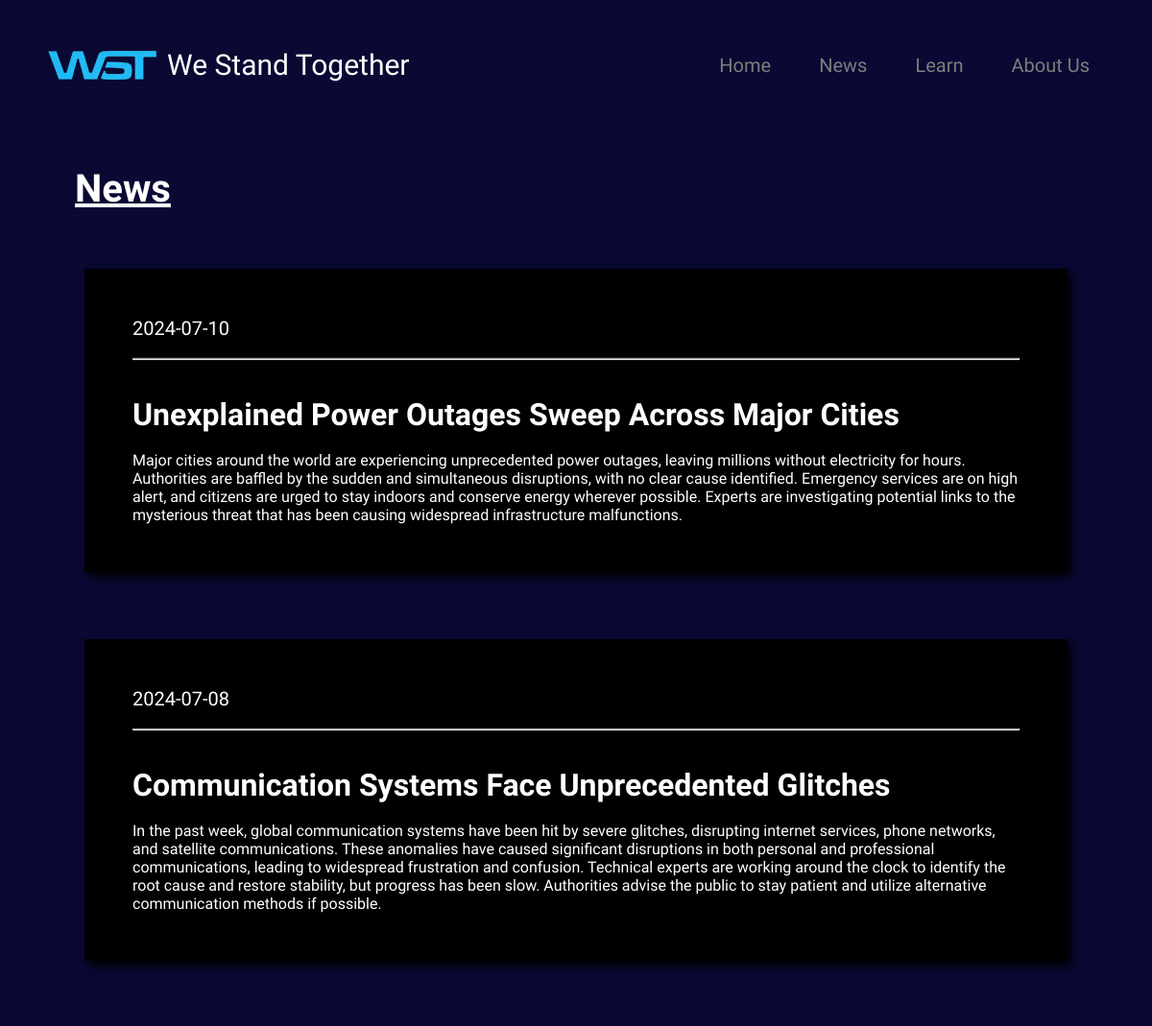
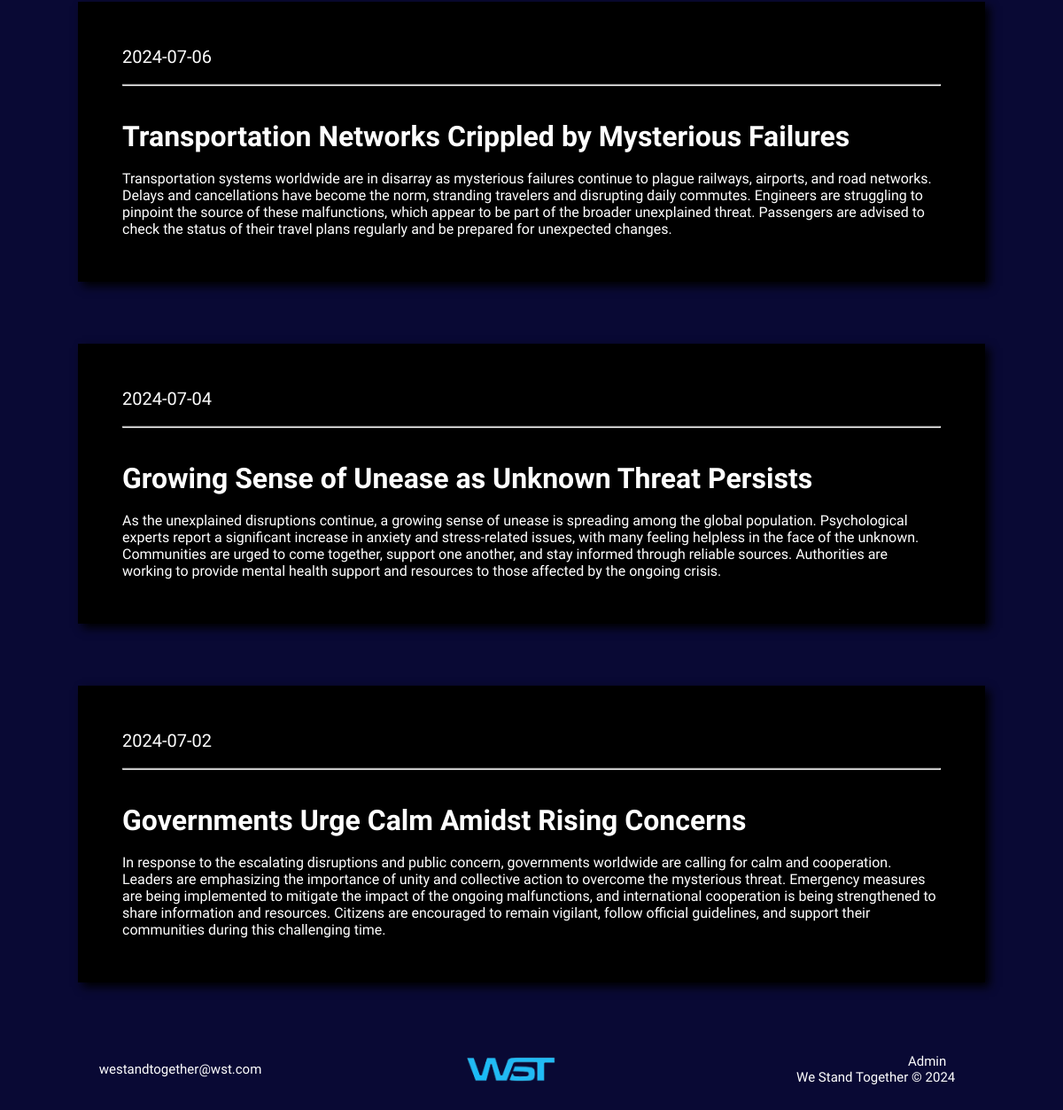
Page /news/ on the committed database (2 pictures, top to bottom).
### app.py (models this page shows, shortened)
class articles(database.Model, UserMixin):
    _id = database.Column("id", database.Integer, primary_key= True)
    date = database.Column(database.String(100), nullable = False)
    title = database.Column(database.String(100), nullable = False, unique = True)
    content = database.Column(database.String(1000), nullable = False)

### app.py (the view)
@app.route("/news/")
def news():
    value = articles.query.all()
    value_desc = []
    for i in range (len(value)-1, -1, -1):
        value_desc.append(value[i])
    return render_template("news.html", value = value_desc)

### templates/news.html (shortened to what this page needs)
{% extends "base.html" %}
{% block head %}<link rel="stylesheet" href="{{url_for('static', filename='news.css')}}">
{% endblock %}
{% block content %}
<div class="news">
    <h1 class="newsh1"> News</h1>
    {% for item in  value %}
        <div class="article-flex">
            <div class="article">
                <span class="date">{{item.date}}</span>
                <br>
                <br>
                <hr>
                <br>
                <br>
                <h1 class="article-title">{{item.title}}</h1>
                <br>
                <p class="article-content">{{item.content}}</p>
            </div>
        </div>
    {% endfor %}
</div>
{% endblock %}

### static/index.css (style rules this page uses)
* { padding: 0; margin: 0; }
body { background-color: #090934; }
hr { box-shadow: 0 0 1px white; }

### static/news.css (style rules this page uses)
.news { width: 90%; margin-left: 5%; color: white; font-family: 'Share Tech', sans-serif; }
.newsh1 { color: white; font-size: 40px; text-decoration: underline; }
.article { margin-top: 50px; background-color: rgb(0, 0, 0); padding: 50px; flex-grow: 1; box-shadow: 5px 5px 10px rgb(0, 0, 0); transition: all 0.2s; }
.article-flex { display: flex; justify-content: center; padding: 10px; }
.date { font-size: 20px; }

### rows in the picture
articles: date "2024-07-10", title "Unexplained Power Outages Sweep Across Major Cities", content "Major cities around the world are experiencing unprecedented power outages, leaving millions without electricity for hours. Authorities are baffled by the sudden and simultaneous disruptions, with no clear cause identified. Emergency services are on high alert, and citizens are urged to stay indoors and conserve energy wherever possible. Experts are investigating potential links to the mysterious threat that has been causing widespread infrastructure malfunctions."
articles: date "2024-07-08", title "Communication Systems Face Unprecedented Glitches", content "In the past week, global communication systems have been hit by severe glitches, disrupting internet services, phone networks, and satellite communications. These anomalies have caused significant disruptions in both personal and professional communications, leading to widespread frustration and confusion. Technical experts are working around the clock to identify the root cause and restore stability, but progress has been slow. Authorities advise the public to stay patient and utilize alternative communication methods if possible."
articles: date "2024-07-06", title "Transportation Networks Crippled by Mysterious Failures", content "Transportation systems worldwide are in disarray as mysterious failures continue to plague railways, airports, and road networks. Delays and cancellations have become the norm, stranding travelers and disrupting daily commutes. Engineers are struggling to pinpoint the source of these malfunctions, which appear to be part of the broader unexplained threat. Passengers are advised to check the status of their travel plans regularly and be prepared for unexpected changes."
articles: date "2024-07-04", title "Growing Sense of Unease as Unknown Threat Persists", content "As the unexplained disruptions continue, a growing sense of unease is spreading among the global population. Psychological experts report a significant increase in anxiety and stress-related issues, with many feeling helpless in the face of the unknown. Communities are urged to come together, support one another, and stay informed through reliable sources. Authorities are working to provide mental health support and resources to those affected by the ongoing crisis."
articles: date "2024-07-02", title "Governments Urge Calm Amidst Rising Concerns", content "In response to the escalating disruptions and public concern, governments worldwide are calling for calm and cooperation. Leaders are emphasizing the importance of unity and collective action to overcome the mysterious threat. Emergency measures are being implemented to mitigate the impact of the ongoing malfunctions, and international cooperation is being strengthened to share information and resources. Citizens are encouraged to remain vigilant, follow official guidelines, and support their communities during this challenging time."
